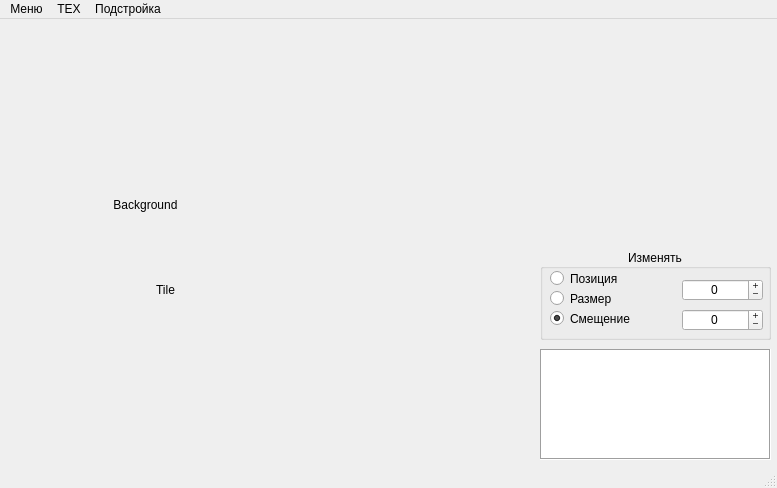
<?xml version="1.0" encoding="UTF-8"?>
<ui version="4.0">
 <class>MainWindow</class>
 <widget class="QMainWindow" name="MainWindow">
  <property name="geometry">
   <rect>
    <x>0</x>
    <y>0</y>
    <width>777</width>
    <height>488</height>
   </rect>
  </property>
  <property name="minimumSize">
   <size>
    <width>500</width>
    <height>300</height>
   </size>
  </property>
  <property name="windowTitle">
   <string>WoT_CH</string>
  </property>
  <widget class="QWidget" name="centralwidget">
   <widget class="QListWidget" name="listWidget">
    <property name="geometry">
     <rect>
      <x>540</x>
      <y>330</y>
      <width>231</width>
      <height>111</height>
     </rect>
    </property>
    <property name="font">
     <font>
      <pointsize>10</pointsize>
     </font>
    </property>
    <property name="frameShape">
     <enum>QFrame::Box</enum>
    </property>
    <property name="editTriggers">
     <set>QAbstractItemView::NoEditTriggers</set>
    </property>
    <property name="defaultDropAction">
     <enum>Qt::IgnoreAction</enum>
    </property>
    <property name="alternatingRowColors">
     <bool>false</bool>
    </property>
    <property name="movement">
     <enum>QListView::Static</enum>
    </property>
    <property name="layoutMode">
     <enum>QListView::SinglePass</enum>
    </property>
   </widget>
   <widget class="QLabel" name="showTile">
    <property name="geometry">
     <rect>
      <x>110</x>
      <y>220</y>
      <width>111</width>
      <height>101</height>
     </rect>
    </property>
    <property name="autoFillBackground">
     <bool>false</bool>
    </property>
    <property name="text">
     <string>Tile</string>
    </property>
    <property name="alignment">
     <set>Qt::AlignCenter</set>
    </property>
   </widget>
   <widget class="QGroupBox" name="gb_ChangesModify">
    <property name="geometry">
     <rect>
      <x>540</x>
      <y>230</y>
      <width>231</width>
      <height>91</height>
     </rect>
    </property>
    <property name="toolTip">
     <string>&lt;html&gt;&lt;head/&gt;&lt;body&gt;&lt;p&gt;Перемещение, изменение значений клавишами&lt;/p&gt;&lt;p&gt;W, A, S, D - шаг изменения можно указать в меню.&lt;/p&gt;&lt;/body&gt;&lt;/html&gt;</string>
    </property>
    <property name="title">
     <string>Изменять</string>
    </property>
    <property name="alignment">
     <set>Qt::AlignCenter</set>
    </property>
    <widget class="QRadioButton" name="rb_setPosition">
     <property name="geometry">
      <rect>
       <x>10</x>
       <y>20</y>
       <width>84</width>
       <height>19</height>
      </rect>
     </property>
     <property name="toolTip">
      <string>&lt;html&gt;&lt;head/&gt;&lt;body&gt;&lt;p&gt;Изменение позиции тайла на атласе.&lt;/p&gt;&lt;p&gt;Ориентируйтесь по миникарте&lt;/p&gt;&lt;/body&gt;&lt;/html&gt;</string>
     </property>
     <property name="text">
      <string>Позиция</string>
     </property>
    </widget>
    <widget class="QRadioButton" name="rb_setSize">
     <property name="geometry">
      <rect>
       <x>10</x>
       <y>40</y>
       <width>84</width>
       <height>19</height>
      </rect>
     </property>
     <property name="toolTip">
      <string>&lt;html&gt;&lt;head/&gt;&lt;body&gt;&lt;p&gt;Изменение размера тайла на атласе.&lt;/p&gt;&lt;p&gt;Ориентируйтесь по рамке на миникарте&lt;/p&gt;&lt;/body&gt;&lt;/html&gt;</string>
     </property>
     <property name="text">
      <string>Размер</string>
     </property>
    </widget>
    <widget class="QRadioButton" name="rb_setCenter">
     <property name="geometry">
      <rect>
       <x>10</x>
       <y>60</y>
       <width>84</width>
       <height>19</height>
      </rect>
     </property>
     <property name="toolTip">
      <string>&lt;html&gt;&lt;head/&gt;&lt;body&gt;&lt;p&gt;Настройка центра тайла.&lt;/p&gt;&lt;p&gt;Смотрите на сам тайл&lt;/p&gt;&lt;/body&gt;&lt;/html&gt;</string>
     </property>
     <property name="text">
      <string>Смещение</string>
     </property>
     <property name="checked">
      <bool>true</bool>
     </property>
    </widget>
    <widget class="QSpinBox" name="numHorizont">
     <property name="geometry">
      <rect>
       <x>142</x>
       <y>30</y>
       <width>81</width>
       <height>22</height>
      </rect>
     </property>
     <property name="toolTip">
      <string>&lt;html&gt;&lt;head/&gt;&lt;body&gt;&lt;p&gt;Установка активного параметра по горизонтали&lt;/p&gt;&lt;/body&gt;&lt;/html&gt;</string>
     </property>
     <property name="frame">
      <bool>true</bool>
     </property>
     <property name="alignment">
      <set>Qt::AlignCenter</set>
     </property>
     <property name="buttonSymbols">
      <enum>QAbstractSpinBox::PlusMinus</enum>
     </property>
     <property name="minimum">
      <number>-100000</number>
     </property>
     <property name="maximum">
      <number>100000</number>
     </property>
    </widget>
    <widget class="QSpinBox" name="numVertical">
     <property name="geometry">
      <rect>
       <x>142</x>
       <y>60</y>
       <width>81</width>
       <height>22</height>
      </rect>
     </property>
     <property name="toolTip">
      <string>&lt;html&gt;&lt;head/&gt;&lt;body&gt;&lt;p&gt;Установка активного параметра по вертикали&lt;/p&gt;&lt;/body&gt;&lt;/html&gt;</string>
     </property>
     <property name="frame">
      <bool>true</bool>
     </property>
     <property name="alignment">
      <set>Qt::AlignCenter</set>
     </property>
     <property name="buttonSymbols">
      <enum>QAbstractSpinBox::PlusMinus</enum>
     </property>
     <property name="minimum">
      <number>-100000</number>
     </property>
     <property name="maximum">
      <number>100000</number>
     </property>
    </widget>
   </widget>
   <widget class="QLabel" name="background">
    <property name="geometry">
     <rect>
      <x>10</x>
      <y>100</y>
      <width>271</width>
      <height>171</height>
     </rect>
    </property>
    <property name="styleSheet">
     <string notr="true"/>
    </property>
    <property name="text">
     <string>Background</string>
    </property>
    <property name="scaledContents">
     <bool>false</bool>
    </property>
    <property name="alignment">
     <set>Qt::AlignCenter</set>
    </property>
    <property name="wordWrap">
     <bool>false</bool>
    </property>
   </widget>
   <zorder>background</zorder>
   <zorder>listWidget</zorder>
   <zorder>gb_ChangesModify</zorder>
   <zorder>showTile</zorder>
  </widget>
  <widget class="QMenuBar" name="menubar">
   <property name="geometry">
    <rect>
     <x>0</x>
     <y>0</y>
     <width>777</width>
     <height>20</height>
    </rect>
   </property>
   <widget class="QMenu" name="menu">
    <property name="title">
     <string>Меню</string>
    </property>
    <addaction name="menu_open"/>
    <addaction name="menu_save"/>
    <addaction name="menu_save_as"/>
   </widget>
   <widget class="QMenu" name="menuTEX">
    <property name="title">
     <string>TEX</string>
    </property>
    <addaction name="menu_texPNG"/>
    <addaction name="menu_texWEBP"/>
   </widget>
   <widget class="QMenu" name="menu_2">
    <property name="title">
     <string>Подстройка</string>
    </property>
    <addaction name="action"/>
   </widget>
   <addaction name="menu"/>
   <addaction name="menuTEX"/>
   <addaction name="menu_2"/>
  </widget>
  <widget class="QStatusBar" name="statusbar"/>
  <action name="menu_open">
   <property name="text">
    <string>Открыть txt</string>
   </property>
   <property name="shortcut">
    <string>Ctrl+O</string>
   </property>
  </action>
  <action name="menu_save">
   <property name="text">
    <string>Сохранить</string>
   </property>
   <property name="shortcut">
    <string>Ctrl+S</string>
   </property>
  </action>
  <action name="menu_save_as">
   <property name="text">
    <string>Сохранить как</string>
   </property>
   <property name="shortcut">
    <string>Ctrl+Alt+S</string>
   </property>
  </action>
  <action name="menu_texPNG">
   <property name="text">
    <string>PNG</string>
   </property>
  </action>
  <action name="menu_texWEBP">
   <property name="text">
    <string>WEBP</string>
   </property>
  </action>
  <action name="action">
   <property name="text">
    <string>Шаг инкремента</string>
   </property>
  </action>
 </widget>
 <resources/>
 <connections/>
</ui>
